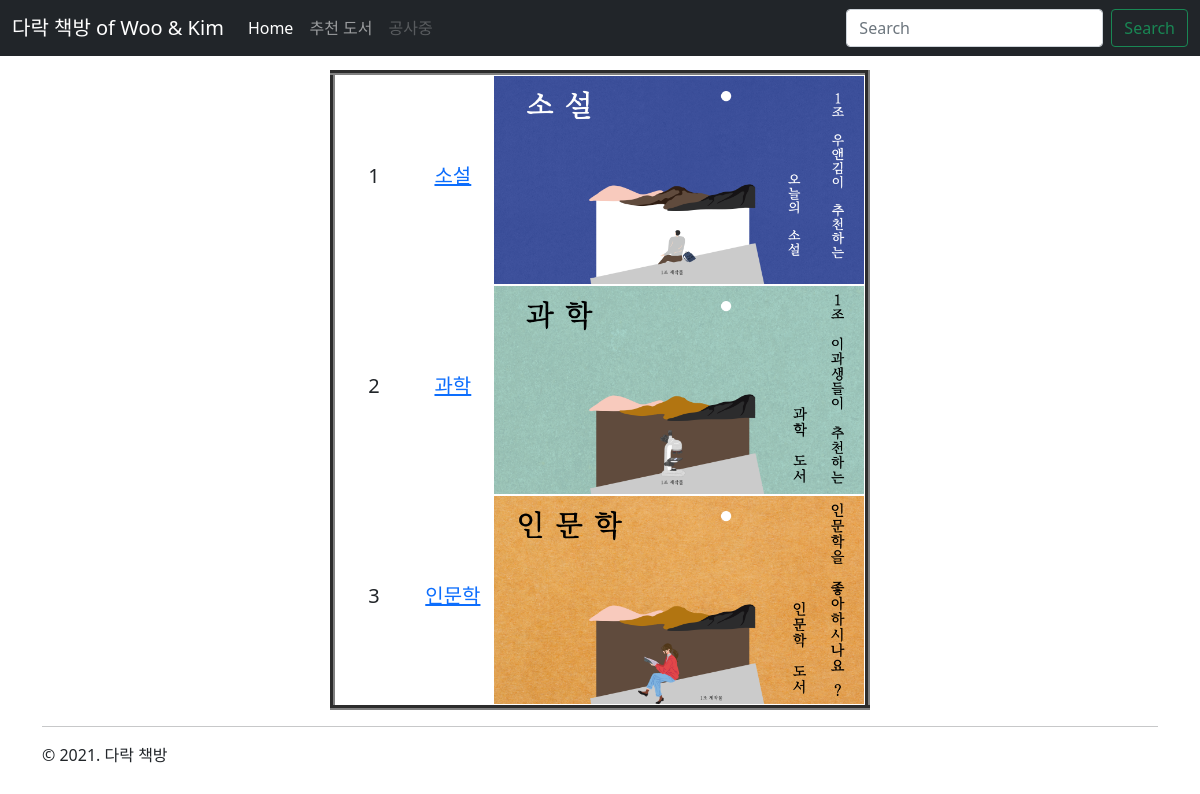
/book/, run on the app's committed database.
### book/models.py (models this page shows, shortened)
class Genre(models.Model):
    name = models.CharField(max_length=100, db_index=True)
    photo = models.ImageField()

### book/views.py (the view)
# urls.py: path("", views.genre_list, name="genre_list"),
def genre_list(request):
    qs = Genre.objects.all()
    return render(
        request,
        "book/genre_list.html",
        {
            "genre_list": qs,
        },
    )

### book/templates/book/genre_list.html (shortened to what this page needs)
{% extends "book/layout.html" %} {% block content %}
<table border="5" bgcolor="" align="center">
  <tbody>
    {% for genre in genre_list %}
      <tr>
        <td width="15%" align="center"><h5>{{ genre.pk }}</h5></td>
        <td width="15%" align="center">
          <h5><a href="/book/{{ genre.pk }}/">{{ genre.name }}</a></h5>
        </td>
        <td>
          <img
            src="{{ genre.photo.url }}"
            style="width: 370px;"
          />
        </td>
      </tr>
      {% endfor %}
  </tbody>
</table>
{% endblock %}

### book/templates/book/layout.html (style rules this page uses)
body { padding-top: 70px; }

### data on the page
Genre: pk "1", name "소설", photo (picture)
Genre: pk "2", name "과학", photo (picture)
Genre: pk "3", name "인문학", photo (picture)
